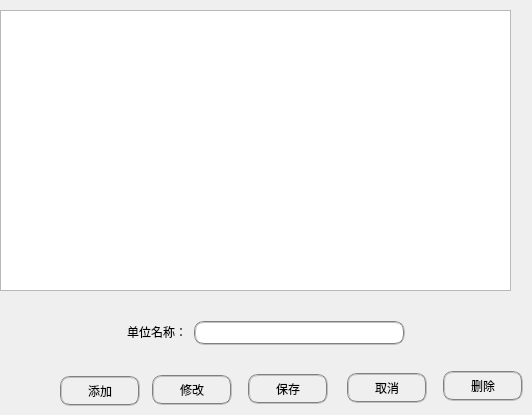
     <widget class="QWidget" name="Unit_page">
      <widget class="QTableView" name="Unit_tableView">
       <property name="geometry">
        <rect>
         <x>0</x>
         <y>10</y>
         <width>511</width>
         <height>281</height>
        </rect>
       </property>
      </widget>
      <widget class="QPushButton" name="Save_Unit_pushButton">
       <property name="geometry">
        <rect>
         <x>248</x>
         <y>374</y>
         <width>80</width>
         <height>30</height>
        </rect>
       </property>
       <property name="styleSheet">
        <string notr="true">border: 2px groove gray; border-radius: 10px; padding: 2px 4px</string>
       </property>
       <property name="text">
        <string>保存</string>
       </property>
      </widget>
      <widget class="QPushButton" name="Cancle_Unit_pushButton">
       <property name="geometry">
        <rect>
         <x>347</x>
         <y>373</y>
         <width>80</width>
         <height>30</height>
        </rect>
       </property>
       <property name="styleSheet">
        <string notr="true">border: 2px groove gray; border-radius: 10px; padding: 2px 4px</string>
       </property>
       <property name="text">
        <string>取消</string>
       </property>
      </widget>
      <widget class="QPushButton" name="Delete_Unit_pushButton">
       <property name="geometry">
        <rect>
         <x>443</x>
         <y>371</y>
         <width>80</width>
         <height>30</height>
        </rect>
       </property>
       <property name="styleSheet">
        <string notr="true">border: 2px groove gray; border-radius: 10px; padding: 2px 4px</string>
       </property>
       <property name="text">
        <string>删除</string>
       </property>
      </widget>
      <widget class="QPushButton" name="Add_Unit_pushButton">
       <property name="geometry">
        <rect>
         <x>60</x>
         <y>376</y>
         <width>80</width>
         <height>30</height>
        </rect>
       </property>
       <property name="styleSheet">
        <string notr="true">border: 2px groove gray; border-radius: 10px; padding: 2px 4px</string>
       </property>
       <property name="text">
        <string>添加</string>
       </property>
      </widget>
      <widget class="QPushButton" name="Modify_Unit_pushButton">
       <property name="geometry">
        <rect>
         <x>152</x>
         <y>375</y>
         <width>80</width>
         <height>30</height>
        </rect>
       </property>
       <property name="styleSheet">
        <string notr="true">border: 2px groove gray; border-radius: 10px; padding: 2px 4px</string>
       </property>
       <property name="text">
        <string>修改</string>
       </property>
      </widget>
      <widget class="QLabel" name="label_6">
       <property name="geometry">
        <rect>
         <x>127</x>
         <y>324</y>
         <width>60</width>
         <height>16</height>
        </rect>
       </property>
       <property name="styleSheet">
        <string notr="true">background:transparent</string>
       </property>
       <property name="text">
        <string>单位名称：</string>
       </property>
      </widget>
      <widget class="QLineEdit" name="Unit_Name_lineEdit">
       <property name="geometry">
        <rect>
         <x>194</x>
         <y>321</y>
         <width>211</width>
         <height>24</height>
        </rect>
       </property>
       <property name="styleSheet">
        <string notr="true">border: 2px groove gray; border-radius: 10px; padding: 2px 4px</string>
       </property>
      </widget>
     </widget>
